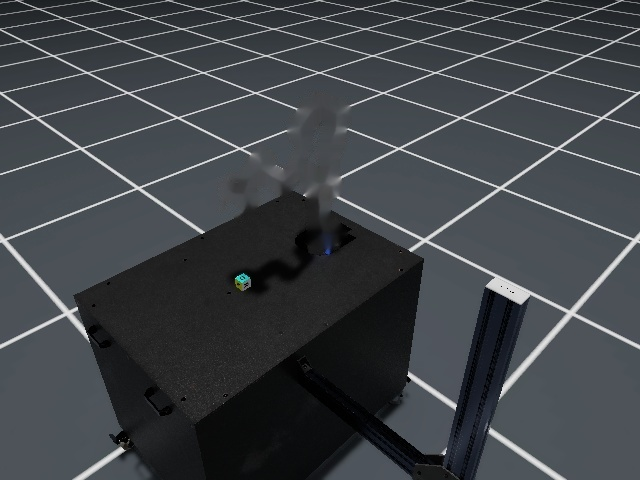
#> input picture xembody/xembody/src/ros_ws/src/gazebo_env/crossing_the_body/inpainted_result_image.jpg, 640 x 480 px, found by its file name
$ python body_the_cross.py
#> lines starting #> are read from the running program, lines starting #| are printed output that depends on the picture; after the words box and inside, x2 and y2 are one past the last pixel; in counts of white or black regions, pixels touching at a corner belong together
import cv2
import numpy as np

# Load the world image and the mask (replace with your image and mask paths)
world_image = cv2.imread('inpainted_result_image.jpg')
#> world_image is the input picture: shape (480, 640, 3); mean B, G, R 71.3, 67.1, 63
franka_mask = cv2.imread('gazebo_mask.jpg',0)
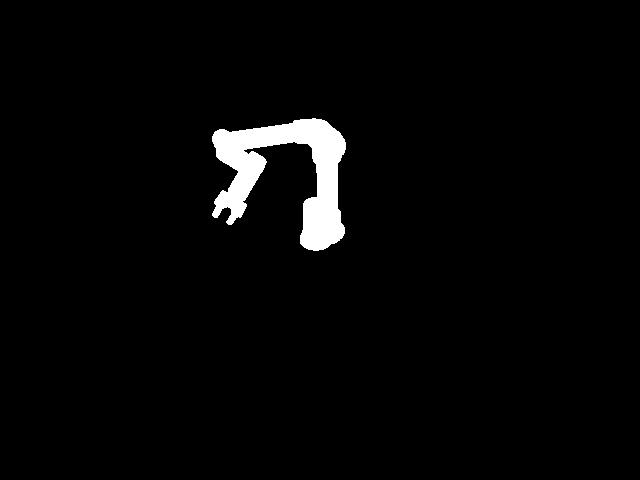
#> input picture xembody/xembody/src/ros_ws/src/gazebo_env/crossing_the_body/gazebo_mask.jpg, 640 x 480 px, found by its file name
#> franka_mask is the input picture: shape (480, 640); min 0, max 255, mean 6.6
_, franka_mask = cv2.threshold(franka_mask, 128, 255, cv2.THRESH_BINARY)
#> franka_mask: shape (480, 640); 2.6% white; 1 white region, box (x1, y1, x2, y2) and area: (212, 118, 346, 251) 7998
inverted_mask = cv2.bitwise_not(franka_mask)
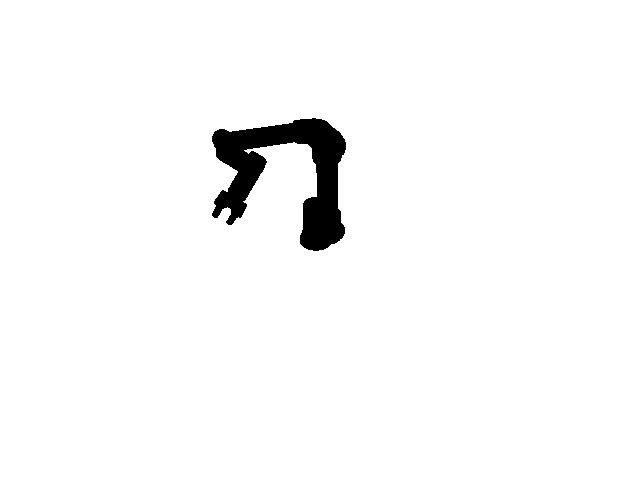
#> inverted_mask: shape (480, 640); 97.4% white; 1 black region, box (x1, y1, x2, y2) and area: (212, 118, 346, 251) 7998
result_image = cv2.bitwise_and(world_image, world_image, mask=inverted_mask)
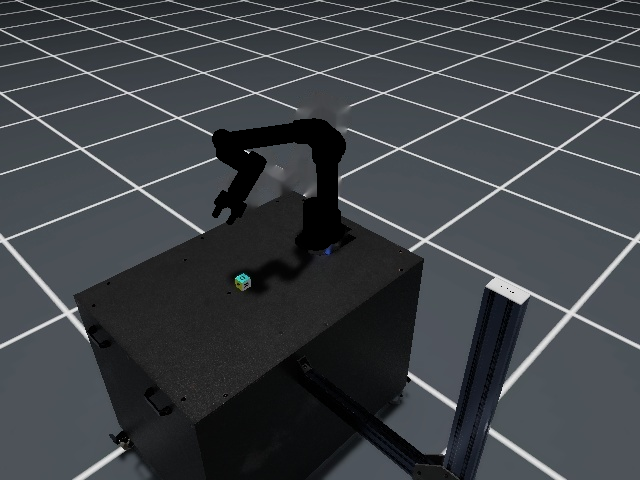
#> result_image: shape (480, 640, 3); mean B, G, R 69.3, 65.2, 61.3
mask = cv2.imread('gazebo_mask.jpg', 0)  # Load the mask in grayscale
#_, mask = cv2.threshold(mask, 128, 255, cv2.THRESH_BINARY)
# Invert the mask
#inverted_mask = cv2.bitwise_not(mask)

# Create a new image that includes all parts of the world image except for the mask
#result_image = cv2.bitwise_and(world_image, world_image, mask=inverted_mask)
ur5_image = cv2.imread('gazebo_robot_only.jpg')
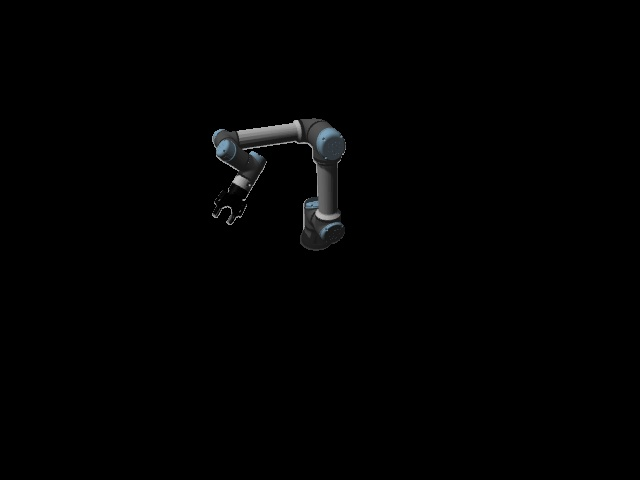
#> input picture xembody/xembody/src/ros_ws/src/gazebo_env/crossing_the_body/gazebo_robot_only.jpg, 640 x 480 px, found by its file name
#> ur5_image is the input picture: shape (480, 640, 3); mean B, G, R 1.9, 1.8, 1.7
merge = ur5_image + result_image
# Save or display the result
cv2.imwrite('result_image.jpg', merge)  # Optionally, save the result image
cv2.imshow('Result Image', merge)  # Optionally, display the result image
cv2.waitKey(0)  # Wait for a key press
cv2.destroyAllWindows()  # Close the window
